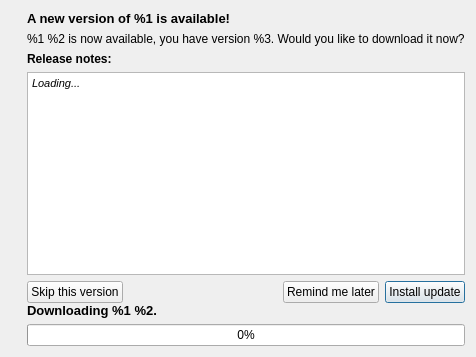
<?xml version="1.0" encoding="UTF-8"?>
<ui version="4.0">
 <class>NewVersionDialog</class>
 <widget class="QDialog" name="NewVersionDialog">
  <property name="geometry">
   <rect>
    <x>0</x>
    <y>0</y>
    <width>459</width>
    <height>357</height>
   </rect>
  </property>
  <property name="sizePolicy">
   <sizepolicy hsizetype="Fixed" vsizetype="Fixed">
    <horstretch>0</horstretch>
    <verstretch>0</verstretch>
   </sizepolicy>
  </property>
  <property name="windowTitle">
   <string>New version</string>
  </property>
  <layout class="QGridLayout" name="gridLayout">
   <property name="horizontalSpacing">
    <number>9</number>
   </property>
   <property name="verticalSpacing">
    <number>0</number>
   </property>
   <item row="0" column="0" rowspan="2">
    <widget class="QLabel" name="label_2">
     <property name="text">
      <string/>
     </property>
     <property name="pixmap">
      <pixmap resource="../UMWP_Autochanger.qrc">:/images/icons/update.png</pixmap>
     </property>
     <property name="alignment">
      <set>Qt::AlignLeading|Qt::AlignLeft|Qt::AlignTop</set>
     </property>
    </widget>
   </item>
   <item row="0" column="1">
    <widget class="QWidget" name="blockInfo" native="true">
     <layout class="QVBoxLayout" name="verticalLayout_2">
      <property name="leftMargin">
       <number>0</number>
      </property>
      <property name="topMargin">
       <number>0</number>
      </property>
      <property name="rightMargin">
       <number>0</number>
      </property>
      <property name="bottomMargin">
       <number>0</number>
      </property>
      <item>
       <widget class="QLabel" name="title">
        <property name="font">
         <font>
          <pointsize>10</pointsize>
          <weight>75</weight>
          <bold>true</bold>
         </font>
        </property>
        <property name="text">
         <string comment="%1: application name">A new version of %1 is available!</string>
        </property>
       </widget>
      </item>
      <item>
       <widget class="QLabel" name="description">
        <property name="text">
         <string comment="%1: application name, %2: new version, %3 current version">%1 %2 is now available, you have version %3. Would you like to download it now?</string>
        </property>
       </widget>
      </item>
      <item>
       <widget class="QLabel" name="label_4">
        <property name="font">
         <font>
          <weight>75</weight>
          <bold>true</bold>
         </font>
        </property>
        <property name="text">
         <string>Release notes:</string>
        </property>
       </widget>
      </item>
      <item>
       <widget class="QTextBrowser" name="textBrowser">
        <property name="html">
         <string notr="true">&lt;!DOCTYPE HTML PUBLIC &quot;-//W3C//DTD HTML 4.0//EN&quot; &quot;http://www.w3.org/TR/REC-html40/strict.dtd&quot;&gt;
&lt;html&gt;&lt;head&gt;&lt;meta name=&quot;qrichtext&quot; content=&quot;1&quot; /&gt;&lt;style type=&quot;text/css&quot;&gt;
p, li { white-space: pre-wrap; }
&lt;/style&gt;&lt;/head&gt;&lt;body style=&quot; font-family:'MS Shell Dlg 2'; font-size:8.25pt; font-weight:400; font-style:normal;&quot;&gt;
&lt;p style=&quot; margin-top:0px; margin-bottom:0px; margin-left:0px; margin-right:0px; -qt-block-indent:0; text-indent:0px;&quot;&gt;&lt;span style=&quot; font-style:italic;&quot;&gt;Loading...&lt;/span&gt;&lt;/p&gt;&lt;/body&gt;&lt;/html&gt;</string>
        </property>
       </widget>
      </item>
      <item>
       <layout class="QHBoxLayout" name="horizontalLayout">
        <item>
         <widget class="QPushButton" name="buttonSkip">
          <property name="text">
           <string>Skip this version</string>
          </property>
         </widget>
        </item>
        <item>
         <spacer name="horizontalSpacer">
          <property name="orientation">
           <enum>Qt::Horizontal</enum>
          </property>
          <property name="sizeHint" stdset="0">
           <size>
            <width>40</width>
            <height>20</height>
           </size>
          </property>
         </spacer>
        </item>
        <item>
         <widget class="QPushButton" name="buttonCancel">
          <property name="text">
           <string>Remind me later</string>
          </property>
         </widget>
        </item>
        <item>
         <widget class="QPushButton" name="buttonUpdate">
          <property name="text">
           <string>Install update</string>
          </property>
          <property name="default">
           <bool>true</bool>
          </property>
         </widget>
        </item>
       </layout>
      </item>
     </layout>
    </widget>
   </item>
   <item row="1" column="1">
    <widget class="QWidget" name="blockDownloading" native="true">
     <layout class="QVBoxLayout" name="verticalLayout">
      <property name="leftMargin">
       <number>0</number>
      </property>
      <property name="topMargin">
       <number>0</number>
      </property>
      <property name="rightMargin">
       <number>0</number>
      </property>
      <property name="bottomMargin">
       <number>0</number>
      </property>
      <item>
       <widget class="QLabel" name="titleDownloading">
        <property name="font">
         <font>
          <pointsize>10</pointsize>
          <weight>75</weight>
          <bold>true</bold>
         </font>
        </property>
        <property name="text">
         <string comment="%1: application name, %2: new version">Downloading %1 %2.</string>
        </property>
       </widget>
      </item>
      <item>
       <widget class="QProgressBar" name="progressBar">
        <property name="value">
         <number>0</number>
        </property>
       </widget>
      </item>
     </layout>
    </widget>
   </item>
  </layout>
 </widget>
 <resources>
  <include location="../UMWP_Autochanger.qrc"/>
 </resources>
 <connections>
  <connection>
   <sender>buttonSkip</sender>
   <signal>clicked()</signal>
   <receiver>NewVersionDialog</receiver>
   <slot>reject()</slot>
   <hints>
    <hint type="sourcelabel">
     <x>82</x>
     <y>181</y>
    </hint>
    <hint type="destinationlabel">
     <x>4</x>
     <y>198</y>
    </hint>
   </hints>
  </connection>
  <connection>
   <sender>buttonCancel</sender>
   <signal>clicked()</signal>
   <receiver>NewVersionDialog</receiver>
   <slot>accept()</slot>
   <hints>
    <hint type="sourcelabel">
     <x>275</x>
     <y>182</y>
    </hint>
    <hint type="destinationlabel">
     <x>5</x>
     <y>243</y>
    </hint>
   </hints>
  </connection>
 </connections>
</ui>
